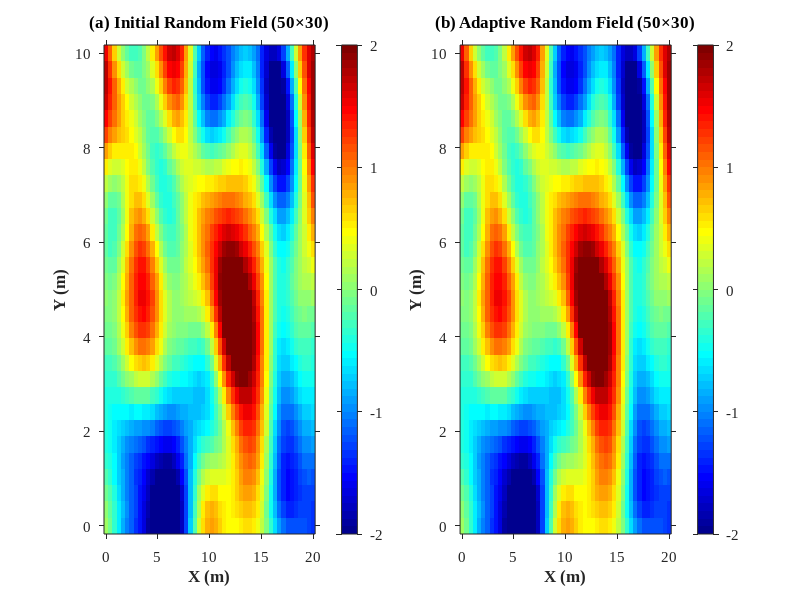

Recreate this plot in MATLAB.
%% ========================================================================
%  Figure 1: Comparison of Random Field Discretization
%  ------------------------------------------------------------------------
%  MATLAB R2020a compatible
%  Output: fig1_random_field.png (400 DPI)
%  ========================================================================

clear; clc; close all;
rng(42);

%% ---------- OUTPUT DIRECTORY ----------
output_dir = fullfile(pwd, 'figures_output');
if ~exist(output_dir, 'dir'); mkdir(output_dir); end

set(0, 'DefaultAxesFontName', 'Times New Roman');
set(0, 'DefaultAxesFontSize', 11);
set(0, 'DefaultAxesTickDir', 'out');
set(0, 'DefaultAxesBox', 'on');

%% ---------- DOMAIN ----------
nx = 50;  ny = 30;
x  = linspace(0, 20, nx);
y  = linspace(0, 10, ny);
[X, Y] = meshgrid(x, y);

%% ---------- CORRELATED RANDOM FIELD ----------
theta = 2;  sigma = 1;
Dx = abs(X(:) - X(:)');
Dy = abs(Y(:) - Y(:)');
D  = sqrt(Dx.^2 + Dy.^2);
C  = sigma^2 * exp(-(D.^2) / (2*theta^2));
C  = C + 1e-6*eye(size(C));
L  = chol(C, 'lower');
Z1 = reshape(L * randn(size(C,1),1), ny, nx);
Z1 = (Z1 - mean(Z1(:))) / std(Z1(:));

% Adaptive coarsening using interp2 (no Image Processing Toolbox needed)
[Xq, Yq] = meshgrid(linspace(1, nx, nx), linspace(1, ny, ny));
Z2 = interp2(Xq, Yq, Z1, Xq, Yq, 'linear');
Z2 = 0.5*Z1 + 0.5*Z2;

%% ---------- FIGURE ----------
fig1 = figure('Color','w','Position',[100 100 1100 400]);

subplot(1,2,1);
imagesc(x, y, Z1); axis xy; colormap(jet); colorbar;
caxis([-2 2]);
xlabel('X (m)', 'FontWeight','bold');
ylabel('Y (m)', 'FontWeight','bold');
title('(a) Initial Random Field (50×30)', 'FontWeight','bold');

subplot(1,2,2);
imagesc(x, y, Z2); axis xy; colormap(jet); colorbar;
caxis([-2 2]);
xlabel('X (m)', 'FontWeight','bold');
ylabel('Y (m)', 'FontWeight','bold');
title('(b) Adaptive Random Field (50×30)', 'FontWeight','bold');

%% ---------- SAVE ----------
out_file = fullfile(output_dir, 'fig1_random_field.png');
print(fig1, out_file, '-dpng', '-r400');
close(fig1);

fprintf('Figure 1 saved: %s\n', out_file);
